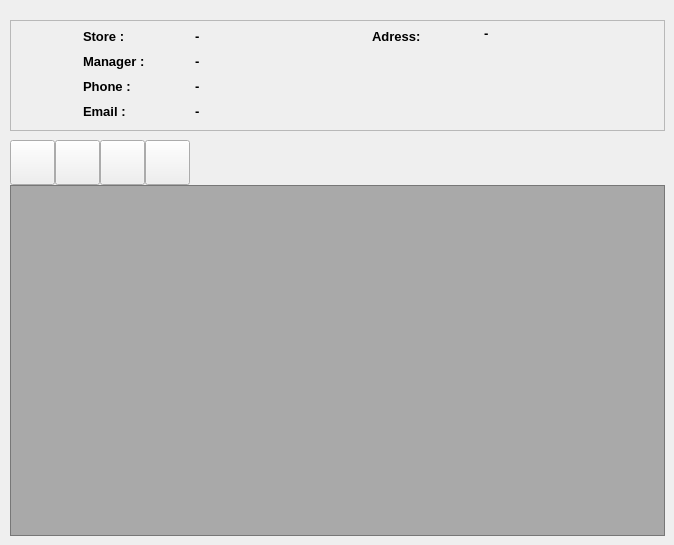
      <widget class="QWidget" name="page_stores">
       <widget class="QPushButton" name="btn_stores_delete">
        <property name="geometry">
         <rect>
          <x>145</x>
          <y>140</y>
          <width>45</width>
          <height>45</height>
         </rect>
        </property>
        <property name="minimumSize">
         <size>
          <width>45</width>
          <height>45</height>
         </size>
        </property>
        <property name="maximumSize">
         <size>
          <width>45</width>
          <height>45</height>
         </size>
        </property>
        <property name="text">
         <string/>
        </property>
        <property name="icon">
         <iconset resource="Icons/bookstore.qrc">
          <normaloff>:/Icons/minus-square.svg</normaloff>:/Icons/minus-square.svg</iconset>
        </property>
        <property name="iconSize">
         <size>
          <width>40</width>
          <height>40</height>
         </size>
        </property>
       </widget>
       <widget class="QPushButton" name="btn_stores_save">
        <property name="geometry">
         <rect>
          <x>100</x>
          <y>140</y>
          <width>45</width>
          <height>45</height>
         </rect>
        </property>
        <property name="minimumSize">
         <size>
          <width>45</width>
          <height>45</height>
         </size>
        </property>
        <property name="maximumSize">
         <size>
          <width>45</width>
          <height>45</height>
         </size>
        </property>
        <property name="text">
         <string/>
        </property>
        <property name="icon">
         <iconset resource="Icons/bookstore.qrc">
          <normaloff>:/Icons/save.svg</normaloff>:/Icons/save.svg</iconset>
        </property>
        <property name="iconSize">
         <size>
          <width>40</width>
          <height>40</height>
         </size>
        </property>
       </widget>
       <widget class="QPushButton" name="btn_stores_add">
        <property name="geometry">
         <rect>
          <x>10</x>
          <y>140</y>
          <width>45</width>
          <height>45</height>
         </rect>
        </property>
        <property name="minimumSize">
         <size>
          <width>45</width>
          <height>45</height>
         </size>
        </property>
        <property name="maximumSize">
         <size>
          <width>45</width>
          <height>45</height>
         </size>
        </property>
        <property name="text">
         <string/>
        </property>
        <property name="icon">
         <iconset resource="Icons/bookstore.qrc">
          <normaloff>:/Icons/plus-square.svg</normaloff>:/Icons/plus-square.svg</iconset>
        </property>
        <property name="iconSize">
         <size>
          <width>40</width>
          <height>40</height>
         </size>
        </property>
       </widget>
       <widget class="QFrame" name="frm_stores_store_card">
        <property name="geometry">
         <rect>
          <x>10</x>
          <y>20</y>
          <width>655</width>
          <height>111</height>
         </rect>
        </property>
        <property name="minimumSize">
         <size>
          <width>140</width>
          <height>20</height>
         </size>
        </property>
        <property name="font">
         <font>
          <weight>75</weight>
          <bold>true</bold>
         </font>
        </property>
        <property name="frameShape">
         <enum>QFrame::StyledPanel</enum>
        </property>
        <property name="frameShadow">
         <enum>QFrame::Raised</enum>
        </property>
        <layout class="QGridLayout" name="gridLayout_5">
         <property name="leftMargin">
          <number>5</number>
         </property>
         <property name="topMargin">
          <number>5</number>
         </property>
         <property name="rightMargin">
          <number>5</number>
         </property>
         <property name="bottomMargin">
          <number>5</number>
         </property>
         <property name="horizontalSpacing">
          <number>2</number>
         </property>
         <property name="verticalSpacing">
          <number>5</number>
         </property>
         <item row="0" column="3">
          <widget class="QLabel" name="lbl_stores_address_title">
           <property name="minimumSize">
            <size>
             <width>110</width>
             <height>20</height>
            </size>
           </property>
           <property name="maximumSize">
            <size>
             <width>110</width>
             <height>20</height>
            </size>
           </property>
           <property name="font">
            <font>
             <pointsize>10</pointsize>
             <weight>75</weight>
             <bold>true</bold>
            </font>
           </property>
           <property name="text">
            <string>Adress:</string>
           </property>
           <property name="scaledContents">
            <bool>false</bool>
           </property>
           <property name="wordWrap">
            <bool>false</bool>
           </property>
          </widget>
         </item>
         <item row="2" column="1">
          <widget class="QLabel" name="lbl_stores_phone_title">
           <property name="minimumSize">
            <size>
             <width>110</width>
             <height>20</height>
            </size>
           </property>
           <property name="maximumSize">
            <size>
             <width>110</width>
             <height>20</height>
            </size>
           </property>
           <property name="font">
            <font>
             <pointsize>10</pointsize>
             <weight>75</weight>
             <bold>true</bold>
            </font>
           </property>
           <property name="text">
            <string>Phone :</string>
           </property>
           <property name="scaledContents">
            <bool>false</bool>
           </property>
           <property name="wordWrap">
            <bool>false</bool>
           </property>
          </widget>
         </item>
         <item row="0" column="1">
          <widget class="QLabel" name="lbl_stores_name_title">
           <property name="minimumSize">
            <size>
             <width>110</width>
             <height>20</height>
            </size>
           </property>
           <property name="maximumSize">
            <size>
             <width>110</width>
             <height>20</height>
            </size>
           </property>
           <property name="font">
            <font>
             <pointsize>10</pointsize>
             <weight>75</weight>
             <bold>true</bold>
            </font>
           </property>
           <property name="text">
            <string>Store :</string>
           </property>
           <property name="scaledContents">
            <bool>false</bool>
           </property>
           <property name="wordWrap">
            <bool>false</bool>
           </property>
          </widget>
         </item>
         <item row="3" column="1">
          <widget class="QLabel" name="lbl_stores_email_title">
           <property name="minimumSize">
            <size>
             <width>110</width>
             <height>20</height>
            </size>
           </property>
           <property name="maximumSize">
            <size>
             <width>110</width>
             <height>20</height>
            </size>
           </property>
           <property name="font">
            <font>
             <pointsize>10</pointsize>
             <weight>75</weight>
             <bold>true</bold>
            </font>
           </property>
           <property name="text">
            <string>Email :</string>
           </property>
           <property name="scaledContents">
            <bool>false</bool>
           </property>
           <property name="wordWrap">
            <bool>false</bool>
           </property>
          </widget>
         </item>
         <item row="1" column="1">
          <widget class="QLabel" name="lbl_stores_manager_title">
           <property name="minimumSize">
            <size>
             <width>110</width>
             <height>20</height>
            </size>
           </property>
           <property name="maximumSize">
            <size>
             <width>110</width>
             <height>20</height>
            </size>
           </property>
           <property name="font">
            <font>
             <pointsize>10</pointsize>
             <weight>75</weight>
             <bold>true</bold>
            </font>
           </property>
           <property name="text">
            <string>Manager :</string>
           </property>
           <property name="scaledContents">
            <bool>false</bool>
           </property>
           <property name="wordWrap">
            <bool>false</bool>
           </property>
          </widget>
         </item>
         <item row="0" column="2">
          <widget class="QLabel" name="lbl_stores_name">
           <property name="minimumSize">
            <size>
             <width>140</width>
             <height>20</height>
            </size>
           </property>
           <property name="font">
            <font>
             <pointsize>10</pointsize>
             <weight>75</weight>
             <bold>true</bold>
            </font>
           </property>
           <property name="text">
            <string>-</string>
           </property>
           <property name="scaledContents">
            <bool>false</bool>
           </property>
           <property name="wordWrap">
            <bool>false</bool>
           </property>
          </widget>
         </item>
         <item row="1" column="2">
          <widget class="QLabel" name="lbl_stores_manager">
           <property name="minimumSize">
            <size>
             <width>140</width>
             <height>20</height>
            </size>
           </property>
           <property name="font">
            <font>
             <pointsize>10</pointsize>
             <weight>75</weight>
             <bold>true</bold>
            </font>
           </property>
           <property name="text">
            <string>-</string>
           </property>
           <property name="scaledContents">
            <bool>false</bool>
           </property>
           <property name="wordWrap">
            <bool>false</bool>
           </property>
          </widget>
         </item>
         <item row="2" column="2">
          <widget class="QLabel" name="lbl_stores_phone">
           <property name="minimumSize">
            <size>
             <width>140</width>
             <height>20</height>
            </size>
           </property>
           <property name="font">
            <font>
             <pointsize>10</pointsize>
             <weight>75</weight>
             <bold>true</bold>
            </font>
           </property>
           <property name="text">
            <string>-</string>
           </property>
           <property name="scaledContents">
            <bool>false</bool>
           </property>
           <property name="wordWrap">
            <bool>false</bool>
           </property>
          </widget>
         </item>
         <item row="3" column="2">
          <widget class="QLabel" name="lbl_stores_email">
           <property name="minimumSize">
            <size>
             <width>140</width>
             <height>20</height>
            </size>
           </property>
           <property name="font">
            <font>
             <pointsize>10</pointsize>
             <weight>75</weight>
             <bold>true</bold>
            </font>
           </property>
           <property name="text">
            <string>-</string>
           </property>
           <property name="scaledContents">
            <bool>false</bool>
           </property>
           <property name="wordWrap">
            <bool>false</bool>
           </property>
          </widget>
         </item>
         <item row="0" column="0" rowspan="4">
          <widget class="QLabel" name="lbl_stores_icon">
           <property name="maximumSize">
            <size>
             <width>65</width>
             <height>16777215</height>
            </size>
           </property>
           <property name="text">
            <string/>
           </property>
           <property name="pixmap">
            <pixmap resource="Icons/bookstore.qrc">:/Icons/map-pin.svg</pixmap>
           </property>
           <property name="alignment">
            <set>Qt::AlignCenter</set>
           </property>
          </widget>
         </item>
         <item row="0" column="4" rowspan="4">
          <widget class="QLabel" name="lbl_stores_address">
           <property name="minimumSize">
            <size>
             <width>140</width>
             <height>20</height>
            </size>
           </property>
           <property name="font">
            <font>
             <pointsize>10</pointsize>
             <weight>75</weight>
             <bold>true</bold>
            </font>
           </property>
           <property name="text">
            <string>&lt;html&gt;&lt;head/&gt;&lt;body&gt;&lt;p&gt;-&lt;/p&gt;&lt;/body&gt;&lt;/html&gt;</string>
           </property>
           <property name="scaledContents">
            <bool>false</bool>
           </property>
           <property name="alignment">
            <set>Qt::AlignLeading|Qt::AlignLeft|Qt::AlignTop</set>
           </property>
           <property name="wordWrap">
            <bool>true</bool>
           </property>
          </widget>
         </item>
        </layout>
       </widget>
       <widget class="QPushButton" name="btn_stores_edit">
        <property name="geometry">
         <rect>
          <x>55</x>
          <y>140</y>
          <width>45</width>
          <height>45</height>
         </rect>
        </property>
        <property name="minimumSize">
         <size>
          <width>45</width>
          <height>45</height>
         </size>
        </property>
        <property name="maximumSize">
         <size>
          <width>45</width>
          <height>45</height>
         </size>
        </property>
        <property name="text">
         <string/>
        </property>
        <property name="icon">
         <iconset resource="Icons/bookstore.qrc">
          <normaloff>:/Icons/edit.svg</normaloff>:/Icons/edit.svg</iconset>
        </property>
        <property name="iconSize">
         <size>
          <width>40</width>
          <height>40</height>
         </size>
        </property>
       </widget>
       <widget class="QTableView" name="tableView_stores">
        <property name="geometry">
         <rect>
          <x>10</x>
          <y>185</y>
          <width>655</width>
          <height>351</height>
         </rect>
        </property>
        <property name="styleSheet">
         <string notr="true">background-color:rgb(0,0,0,75);</string>
        </property>
       </widget>
      </widget>
